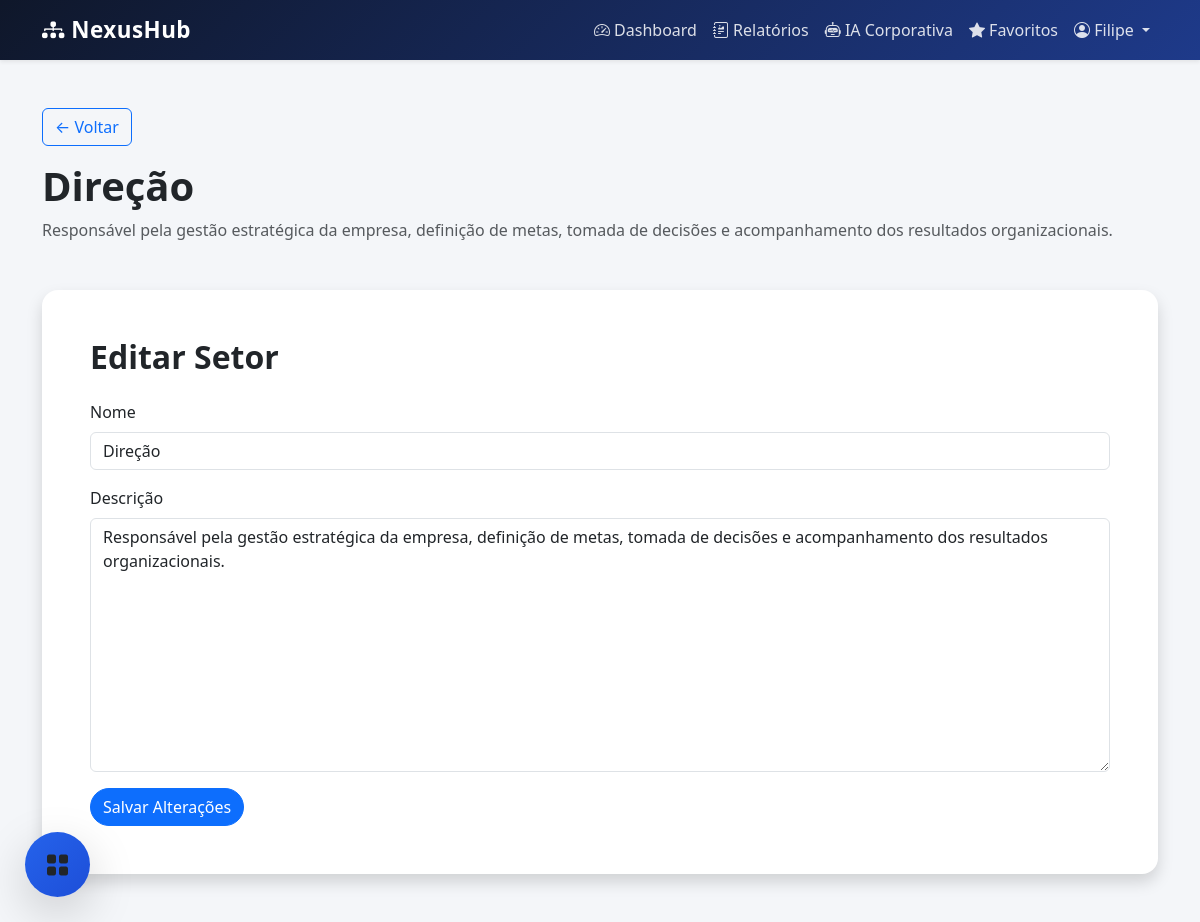
Page /setores/editar/1/ (signed in) on the committed database.
### setores/models.py (models this page shows, shortened)
class Setor(models.Model):
    nome = models.CharField(max_length=100)
    descricao = models.TextField(blank=True)
    class Meta:
        verbose_name = 'Setor'
        verbose_name_plural = 'Setores'

### setores/views.py (the view)
@login_required
def editar_setor(request, setor_id):
    if not (
        request.user.is_superuser
        or is_administrador(request.user)
    ):
        return redirect('home')
    setor = get_object_or_404(
        Setor,
        id=setor_id
    )
    if request.method == 'POST':
        form = SetorForm(
            request.POST,
            instance=setor
        )
        if form.is_valid():
            form.save()
            return redirect('home')
    else:
        form = SetorForm(instance=setor)
    return render(
        request,
        'setores/editar_setor.html',
        {
            'form': form,
            'setor': setor
        }
    )

### setores/forms.py
class SetorForm(forms.ModelForm):
    class Meta:
        model = Setor
        fields = [
            'nome',
            'descricao'
        ]
    def __init__(self, *args, **kwargs):
        super().__init__(*args, **kwargs)
        for field in self.fields.values():
            field.widget.attrs.update({
                'class': 'form-control'
            })

### templates/setores/editar_setor.html (shortened to what this page needs)
{% extends 'base.html' %}
{% block content %}
<div class="container py-5">
    <div class="mb-5">
        <a href="/" class="btn btn-outline-primary mb-3">
            ← Voltar
        </a>
        <h1 class="fw-bold">
            {{ setor.nome }}
        </h1>
        <p class="text-muted">
            {{ setor.descricao }}
        </p>
    </div>
    <div class="card shadow border-0 rounded-4">
        <div class="card-body p-5">
            <h2 class="fw-bold mb-4">
                Editar Setor
            </h2>
            <form method="POST">
                <div class="mb-3">
                    <label class="form-label">
                        Nome
                    </label>
                    {{ form.nome }}
                </div>
                <div class="mb-3">
                    <label class="form-label">
                        Descrição
                    </label>
                    {{ form.descricao }}
                </div>
                <button type="submit"
                        class="btn btn-primary rounded-pill">
                    Salvar Alterações
                </button>
            </form>
        </div>
    </div>
</div>
{% endblock %}

### templates/base.html (shortened to what this page needs)
<!DOCTYPE html>
<html lang="pt-br">
<head>
    <link
        href="https://cdn.jsdelivr.net/npm/bootstrap@5.3.3/dist/css/bootstrap.min.css"
        rel="stylesheet">
    <link
        rel="stylesheet"
        href="https://cdn.jsdelivr.net/npm/bootstrap-icons@1.11.3/font/bootstrap-icons.min.css">
</head>
<body>
    <nav class="navbar navbar-expand-lg navbar-dark navbar-custom shadow-sm">
        <div class="container">
            <a class="navbar-brand fw-bold"
            href="{% url 'home' %}">
                <i class="bi bi-diagram-3-fill"></i>
                NexusHub
            </a>
            {% if user.is_authenticated %}
            <div class="collapse navbar-collapse"
                id="navbarNexus">
                <ul class="navbar-nav ms-auto align-items-center">
                    <li class="nav-item">
                        <a href="{% url 'dashboard' %}"
                        class="nav-link text-white">
                            <i class="bi bi-speedometer2"></i>
                            Dashboard
                        </a>
                    </li>
                    <li class="nav-item">
                        <a href="{% url 'feed_relatorios' %}"
                        class="nav-link text-white">
                            <i class="bi bi-journal-richtext"></i>
                            Relatórios
                        </a>
                    </li>
                    <li class="nav-item">
                        <a href="{% url 'assistente_ia' %}"
                        class="nav-link text-info">
                            <i class="bi bi-robot"></i>
                            IA Corporativa
                        </a>
                    </li>
                    <li class="nav-item">
                        <a href="{% url 'meus_favoritos' %}"
                        class="nav-link text-warning">
                            <i class="bi bi-star-fill"></i>
                            Favoritos
                        </a>
                    </li>
                    <li class="nav-item dropdown">
                        <a class="nav-link dropdown-toggle text-white"
                        href="#"
                        role="button"
                        data-bs-toggle="dropdown">
                            <i class="bi bi-person-circle"></i>
                            {{ user.first_name|default:user.username }}
                        </a>
                    </li>
                </ul>
            </div>
            {% endif %}
        </div>
    </nav>
    {% block content %}
    {% endblock %}
    {% if user.is_authenticated %}
    <div class="dropdown admin-menu">
        <button
            class="btn rounded-circle shadow-lg botao-admin"
            type="button"
            data-bs-toggle="dropdown">
            <i class="bi bi-grid-fill"></i>
        </button>
    </div>
    {% endif %}
</body>
</html>

### templates/base.html (style rules this page uses)
body { background-color: #f4f6f9; min-height: 100vh; }
.navbar-custom { background: linear-gradient( 135deg, #0f172a, #1e3a8a ); }
.navbar-brand { font-size: 1.4rem; letter-spacing: .5px; }
.nav-link { color: rgba(255,255,255,.85) !important; transition: .3s; }
.admin-menu { position: fixed; bottom: 25px; left: 25px; z-index: 9999; }
.botao-admin { width: 65px; height: 65px; border: none; font-size: 24px; display: flex; align-items: center; justify-content: center; background: linear-gradient( 135deg, #2563eb, #1d4ed8 ); transition: .3s; }

### rows in the picture
Setor: nome "Direção", descricao "Responsável pela gestão estratégica da empresa, definição de metas, tomada de decisões e acompanhamento dos resultados organizacionais."

### other values in the picture
{{ user.first_name|default:user.username }} "Filipe"
